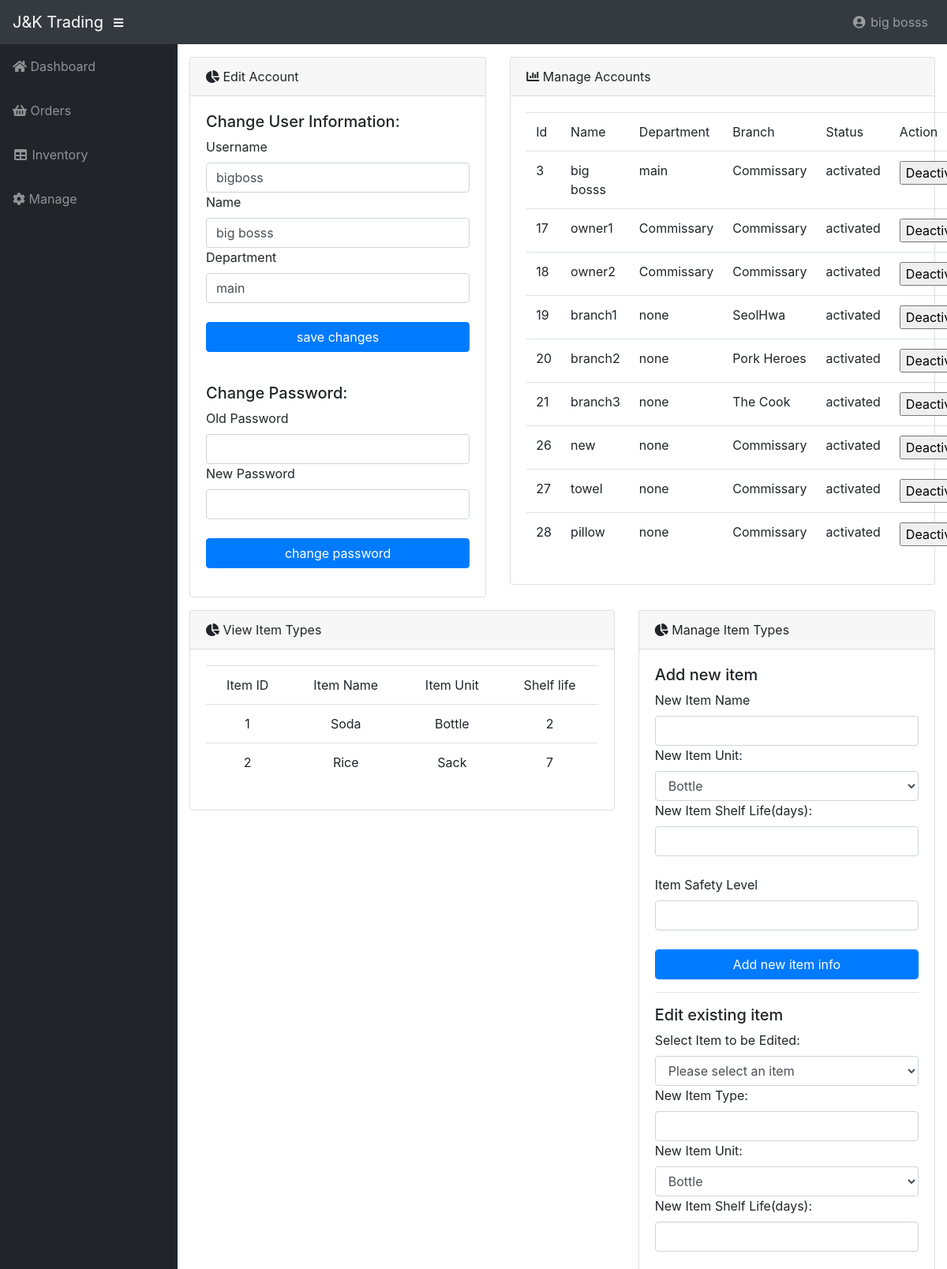
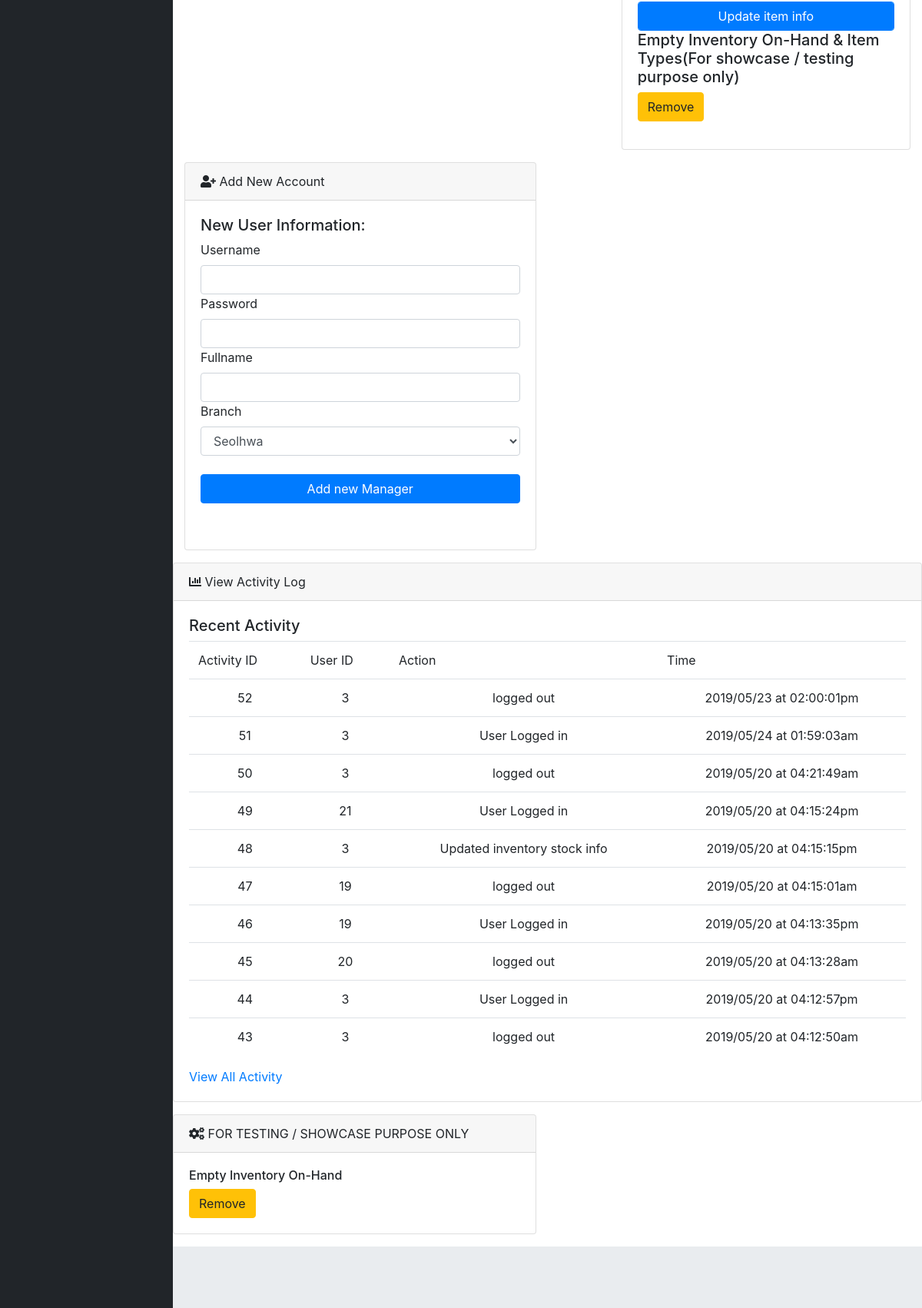
/JKTrading/manage.php (signed in), run on the app's committed database (2 pictures, top to bottom).
### tables this page shows
CREATE TABLE IF NOT EXISTS `user_account` (
  `userID` int(11) NOT NULL AUTO_INCREMENT,
  `username` varchar(50) NOT NULL,
  `password` varchar(50) NOT NULL,
  `branch_id` varchar(50) NOT NULL,
  `department` varchar(50) NOT NULL,
  `name` varchar(100) NOT NULL,
  `isActive` int(11) NOT NULL COMMENT '0-not active 1-active',
  `userLevel` int(10) NOT NULL COMMENT '0-branch 1-commissary 2-owner',
  `isOnline` int(11) NOT NULL COMMENT '0 - not online 1-online',
  PRIMARY KEY (`userID`),
  UNIQUE KEY `username` (`username`)
);

CREATE TABLE IF NOT EXISTS `resto_branch` (
  `branch_id` varchar(50) NOT NULL,
  `branch_name` varchar(50) NOT NULL,
  `branch_address` text NOT NULL,
  `branch_description` text NOT NULL,
  PRIMARY KEY (`branch_id`)
);

CREATE TABLE IF NOT EXISTS `item_type` (
  `type_id` int(11) NOT NULL AUTO_INCREMENT,
  `item_name` varchar(50) NOT NULL,
  `item_unit` varchar(50) NOT NULL COMMENT 'kg / gallon / box / bottle',
  `shelf_life` int(244) NOT NULL COMMENT 'shelf life value is in days',
  PRIMARY KEY (`type_id`)
);

CREATE TABLE IF NOT EXISTS `activity_log` (
  `activity_id` int(11) NOT NULL AUTO_INCREMENT,
  `userID` int(11) NOT NULL,
  `action` varchar(50) NOT NULL,
  `time` varchar(50) NOT NULL,
  PRIMARY KEY (`activity_id`)
);

### JKTrading/manage-update.php (called while the page is built, shortened)
<?php
if (array_key_exists("txtusername", $_POST)) {
		$formdata["user"] = $_POST["txtusername"];
	    $formdata["name"] = $_POST["txtname"];
	    $formdata["dept"] = $_POST["txtdepartment"];
	    $user = $formdata["user"];
        $name = $formdata["name"];
        $dept = $formdata["dept"];
		$sql = "UPDATE user_account SET username = '". $formdata["user"]." ', name = '". $formdata["name"]."', department = '". $formdata["dept"]." ' WHERE userID = {$suserID} ";
	    if (mysqli_query($conn, $sql)) {
	    	$success_message = "<div class='alert alert-success' role='alert'>
			                                Change of Info Successful!
			                              </div>";
			$has_success = true;
			$userloggedin = $_SESSION["userID"];
			$dateandtime = date("Y/m/d") . ' at ' . date("h:i:sa");
			$sql = "INSERT INTO activity_log (userID, action, time) VALUES (".$userloggedin.", 'changed info', '".$dateandtime."')";
			if ($result = $conn->query($sql)) {
			}
	    } else {
	    }
	}
	else {
		$sql = "SELECT username,name,department,password FROM user_account WHERE userID LIKE $suserID";
		if ($result = $conn->query($sql)) {
	        if ($result->num_rows > 0) {
	            $obj = $result->fetch_object();
	            $user = $obj->username;
	            $name = $obj->name;
	            $dept = $obj->department;
	        } else {
	        }
		}
	}
?>

### JKTrading/manage-owner.php (the view, shortened to what this page needs)
<div class="row">
  <div class="col-lg-5">
    <div class="card mb-3">
      <div class="card-header">
        <i class="fas fa-chart-pie"></i> Edit Account
      </div>
      <div class="card-body">
            <form method="POST">
              <div class="form-group">
                <h5>Change User Information:</h5>
                <label for="txtusername">Username</label>
                <input type="text" value="<?php echo $user; ?>" name="txtusername" class="form-control" id="txtusername">
                <label for="txtusername">Name</label>
                <input type="text" value="<?php echo $name; ?>" name="txtname" class="form-control" id="txtname">
                <label for="txtusername">Department</label>
                <input type="text" value="<?php echo $dept; ?>" name="txtdepartment" class="form-control" id="txtdept">
                <br>
                <input class="btn btn-primary btn-block" type="submit" value="save changes">
              </div>
            </form>
            <br>
            <form method="POST">
              <div class="form-group">
                <h5>Change Password:</h5>
                <label for="txtopw">Old Password</label>
                <input type="password" value="" name="txtoldpass" class="form-control" id="txtopw">
                <label for="txtnpw">New Password</label>
                <input type="password" value="" name="txtnewpass" class="form-control" id="txtnpw">
                <br>
                <input class="btn btn-primary btn-block" type="submit" value="change password">
              </div>
            </form>
      </div>
    </div>
  </div>
  <div class="col-lg-7">
    <div class="card mb-3">
      <div class="card-header">
        <i class="fas fa-chart-bar"></i> Manage Accounts
      </div>
      <div class="card-body">
          <?php
            $sql = "SELECT a.userID, a.name, a.department, b.branch_name, a.isActive FROM user_account as a INNER JOIN resto_branch as b ON a.branch_id = b.branch_id ORDER BY a.userID";
            $result = $conn->query($sql);
            if ($result->num_rows > 0) {
          ?>
            <table class="table table-hover">
                <tr>
                    <td>Id</td>
                    <td>Name</td>
                    <td>Department</td>
                    <td>Branch</td>
                    <td>Status</td>
                    <td>Action</td>
                </tr>
            <?php
              while($row = $result->fetch_assoc()) {
              $activeValue = $row["isActive"];
              if($activeValue==0){
                $activeStatus = 'deactivated';
              } else if ($activeValue==1){
                $activeStatus = 'activated';
              }
            ?>
              <form action="" method="post">
                    <tr>
                      <td><?php echo $row["userID"] ?></td>
                      <td><?php echo $row["name"] ?></td>
                      <td><?php echo $row["department"] ?></td>
                      <td><?php echo $row["branch_name"] ?></td>
                      <td><?php echo $activeStatus ?></td>
                      <td>
                          <input type="submit" name="accountAction" value="<?php echo $activeValue ? 'Deactivate':'Activate' ?>">
                      </td>
                  </tr>
              </form>
            <?php
              }
                echo "</table>";
              }
            ?>
      </div>
    </div>
  </div>
</div>
<div class="row">
    <div class="col-lg-7">
      <div class="card mb-3">
        <div class="card-header">
          <i class="fas fa-chart-pie"></i> View Item Types
        </div>
        <div class="card-body">
            <?php
              $sql = "SELECT `type_id` ,`item_name` ,`item_unit` ,`shelf_life`  FROM `item_type`";
              $result = $conn->query($sql);
              if ($result->num_rows > 0) {
            ?>
              <table class="table">
                <tr>
                  <td align ="center">Item ID</td>
                  <td align ="center">Item Name</td>
                  <td align ="center">Item Unit</td>
                  <td align ="center">Shelf life</td>
                </tr>
            <?php
                  while($row = $result->fetch_assoc()) {
            ?>
              <form action="" method="post">
                <tr>
                    <td align ="center"><?php echo $row["type_id"] ?></td>
                    <td align ="center"><?php echo $row["item_name"] ?></td>
                    <td align ="center"><?php echo $row["item_unit"] ?></td>
                    <td align ="center"><?php echo $row["shelf_life"] ?></td>
                </tr>
              </form>
            <?php
              }
              echo "</table>";
              }
           ?>
        </div>
      </div>
    </div>
    <div class="col-lg-5">
      <div class="card mb-3">
        <div class="card-header">
          <i class="fas fa-chart-pie"></i> Manage Item Types
        </div>
        <div class="card-body">
              <form method="POST">
                <div class="form-group">
                  <h5>Add new item</h5>
                  <label for="nin">New Item Name</label>
                  <input type="text" value="" name="txtnewIName" class="form-control" id="nin">
                  <label>New Item Unit:</label>
                    <select name="newitemtype" class="form-control">
                      <option value="Bottle">Bottle</option>
                    </select>
                  <label>New Item Shelf Life(days):</label> <input type="text" value="" name="txtnewILife" class="form-control"> <br>
                  <label>Item Safety Level</label>
                  <input type="text" value="" name="txtnewSLevel" class="form-control">
                  <br>
                  <input type="submit" value="Add new item info" class="btn btn-primary form-control">
                </div>
              </form>
              <hr>
              <form method="POST">
                <div class="form-group">
                <h5>Edit existing item</h5>
                  <label>Select Item to be Edited:</label>
                  <select name ="txtIId" class="form-control">
                      <option value "Select item ID" selected> Please select an item </option>
                      <?php include 'common-db.php'; ?>
                  </select>
                  <label>New Item Type:</label><input type="text" value="" name="txtIName" class="form-control">
                  <label>New Item Unit:</label>
                  <select name="updateditemtype" class="form-control">
                  <option value="Bottle">Bottle</option>
                  </select>
                  <label>New Item Shelf Life(days):</label> <input type="text" value="" name="txtILife" class="form-control"> <br>
                  <input type="submit" value="Update item info" class="btn btn-primary form-control"><br>
                  <h5> Empty Inventory On-Hand & Item Types(For showcase / testing purpose only) </h5>
                  <input type="submit" value="Remove" name ="emptyInv" class="btn btn-warning">
              </div>
            </form>
        </div>
      </div>
    </div>
</div>
<div class="row">
  <div class="col-lg-6">
    <div class="card mb-3">
      <div class="card-header">
        <i class="fas fa-user-plus"></i> Add New Account
      </div>
      <div class="card-body">
            <form method="POST">
              <div class="form-group">
                <h5>New User Information:</h5>
                <label for="txtusername">Username</label>
                <input type="text" name="username" class="form-control">
                <label for="txtpword">Password</label>
                <input type="password" name="password" class = "form-control">
                <label for="txtusername">Fullname</label>
                <input type="text" name="fullname" class = "form-control">
                <label for="txtbranch">Branch</label>
                <select name="chosenbranch" class = "form-control">
                <option value="1">Seolhwa</option>
                </select>
                <br>
                <input class="btn btn-primary btn-block" type="submit" value="Add new Manager">
              </div>
            </form>
            <br>
      </div>
    </div>
  </div>
  </div>
</div>
<div class="row">
  <div class="col-lg-12">
    <div class="card mb-3">
      <div class="card-header">
        <i class="fas fa-chart-bar"></i> View Activity Log
      </div>
      <div class="card-body">
          <h5>Recent Activity</h5>
          <?php
            $sql = "SELECT * FROM `activity_log` ORDER BY activity_id DESC LIMIT 10";
            $result = $conn->query($sql);
            if ($result->num_rows > 0) {
          ?>
            <table class="table">
              <tr>
                <td>Activity ID</td>
                <td>User ID</td>
                <td>Action</td>
                <td>Time </td>
              </tr>
          <?php
            while($row = $result->fetch_assoc()) {
          ?>
            <form action="" method="post">
              <tr>
                <td align ="center"><?php echo $row["activity_id"] ?></td>
                <td align ="center"><?php echo $row["userID"] ?></td>
                <td align ="center"><?php echo $row["action"] ?></td>
                <td align ="center"><?php echo $row["time"] ?></td>
              </tr>
           </form>
          <?php
                }
                echo "</table>";
          }
         ?>
         <a href="activity_log.php" target="_blank">View All Activity</a>
      </div>
    </div>
  </div>
</div>
<div class="row">
  <div class="col-lg-6">
    <div class="card mb-3">
      <div class="card-header">
        <i class="fas fa-cogs"></i> FOR TESTING / SHOWCASE PURPOSE ONLY
      </div>
      <div class="card-body">
        <h6> Empty Inventory On-Hand </h6>
            <input type="submit" value="Remove" name ="emptyInv" class="btn btn-warning">
      </div>
    </div>
  </div>
</div>

### data on the page
user_account: txtusername "bigboss", txtname "big bosss", txtdepartment "main", userID "3", name "big bosss", department "main", branch.branch_name "Commissary", isActive "activated", accountAction "Deactivate"
user_account: userID "17", name "owner1", department "Commissary", branch.branch_name "Commissary", isActive "activated", accountAction "Deactivate"
user_account: userID "18", name "owner2", department "Commissary", branch.branch_name "Commissary", isActive "activated", accountAction "Deactivate"
user_account: userID "19", name "branch1", department "none", branch.branch_name "SeolHwa", isActive "activated", accountAction "Deactivate"
user_account: userID "20", name "branch2", department "none", branch.branch_name "Pork Heroes", isActive "activated", accountAction "Deactivate"
user_account: userID "21", name "branch3", department "none", branch.branch_name "The Cook", isActive "activated", accountAction "Deactivate"
user_account: userID "26", name "new", department "none", branch.branch_name "Commissary", isActive "activated", accountAction "Deactivate"
user_account: userID "27", name "towel", department "none", branch.branch_name "Commissary", isActive "activated", accountAction "Deactivate"
user_account: userID "28", name "pillow", department "none", branch.branch_name "Commissary", isActive "activated", accountAction "Deactivate"
item_type: type_id "1", item_name "Soda", item_unit "Bottle", shelf_life "2"
item_type: type_id "2", item_name "Rice", item_unit "Sack", shelf_life "7"
activity_log: activity_id "52", userID "3", action "logged out", time "2019/05/23 at 02:00:01pm"
activity_log: activity_id "51", userID "3", action "User Logged in", time "2019/05/24 at 01:59:03am"
activity_log: activity_id "50", userID "3", action "logged out", time "2019/05/20 at 04:21:49am"
activity_log: activity_id "49", userID "21", action "User Logged in", time "2019/05/20 at 04:15:24pm"
activity_log: activity_id "48", userID "3", action "Updated inventory stock info", time "2019/05/20 at 04:15:15pm"
activity_log: activity_id "47", userID "19", action "logged out", time "2019/05/20 at 04:15:01am"
activity_log: activity_id "46", userID "19", action "User Logged in", time "2019/05/20 at 04:13:35pm"
activity_log: activity_id "45", userID "20", action "logged out", time "2019/05/20 at 04:13:28am"
activity_log: activity_id "44", userID "3", action "User Logged in", time "2019/05/20 at 04:12:57pm"
activity_log: activity_id "43", userID "3", action "logged out", time "2019/05/20 at 04:12:50am"

### other printed values
$sname "big bosss"
